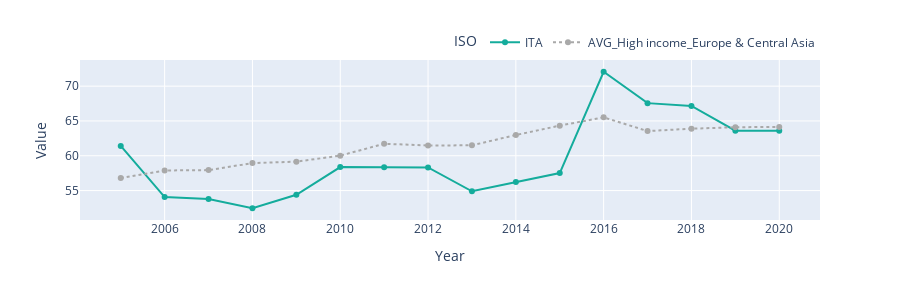

The code cell stored with this chart in its notebook:
### Code cell
ISO = 'ITA'

REF = 'AVG_' + "_".join(data[data.ISO == ISO][["IncomeLevel", 'Region']].drop_duplicates().values[0].tolist())

df = data[(data.ISO.isin([ISO, REF])) & (data.Aggregation == 'Index')]
df = df.round(2)
fig = px.line(df,
              x='Year',
              y='Value',
              color='ISO',
              line_dash='ISO',
              color_discrete_map={ISO: '#14ac9c', REF:'darkgrey'},
              height=300,
             hover_data={'ISO': False, 'Year': False})
fig.for_each_annotation(lambda a: a.update(text=a.text.split("=")[-1]))
fig.update_yaxes(visible=True, fixedrange=True)
fig.update_traces(mode='lines+markers')
fig.update_layout(legend=dict(
    orientation="h",
    yanchor="bottom",
    y=1.02,
    xanchor="right",
    x=1
))
fig.update_layout(hovermode="x unified")

### Figure 1 — Plotly figure (JSON) as saved in the notebook; plotly's stock layout.template omitted (floating-point values rounded to 4 significant figures)
{"data": [{"customdata": [["ITA", 2005], ["ITA", 2006], ["ITA", 2007], ["ITA", 2008], ["ITA", 2009], ["ITA", 2010], ["ITA", 2011], ["ITA", 2012], ["ITA", 2013], ["ITA", 2014], ["ITA", 2015], ["ITA", 2016], ["ITA", 2017], ["ITA", 2018], ["ITA", 2019], ["ITA", 2020]], "hovertemplate": "Value=%{y}<extra></extra>", "legendgroup": "ITA", "line": {"color": "#14ac9c", "dash": "solid"}, "mode": "lines+markers", "name": "ITA", "orientation": "v", "showlegend": true, "type": "scatter", "x": [2005, 2006, 2007, 2008, 2009, 2010, 2011, 2012, 2013, 2014, 2015, 2016, 2017, 2018, 2019, 2020], "xaxis": "x", "y": [61.42, 54.06, 53.79, 52.46, 54.39, 58.38, 58.36, 58.32, 54.9, 56.23, 57.51, 72.07, 67.56, 67.15, 63.61, 63.61], "yaxis": "y"}, {"customdata": [["AVG_High income_Europe & Central Asia", 2005], ["AVG_High income_Europe & Central Asia", 2006], ["AVG_High income_Europe & Central Asia", 2007], ["AVG_High income_Europe & Central Asia", 2008], ["AVG_High income_Europe & Central Asia", 2009], ["AVG_High income_Europe & Central Asia", 2010], ["AVG_High income_Europe & Central Asia", 2011], ["AVG_High income_Europe & Central Asia", 2012], ["AVG_High income_Europe & Central Asia", 2013], ["AVG_High income_Europe & Central Asia", 2014], ["AVG_High income_Europe & Central Asia", 2015], ["AVG_High income_Europe & Central Asia", 2016], ["AVG_High income_Europe & Central Asia", 2017], ["AVG_High income_Europe & Central Asia", 2018], ["AVG_High income_Europe & Central Asia", 2019], ["AVG_High income_Europe & Central Asia", 2020]], "hovertemplate": "Value=%{y}<extra></extra>", "legendgroup": "AVG_High income_Europe & Central Asia", "line": {"color": "darkgrey", "dash": "dot"}, "mode": "lines+markers", "name": "AVG_High income_Europe & Central Asia", "orientation": "v", "showlegend": true, "type": "scatter", "x": [2005, 2006, 2007, 2008, 2009, 2010, 2011, 2012, 2013, 2014, 2015, 2016, 2017, 2018, 2019, 2020], "xaxis": "x", "y": [56.79, 57.89, 57.94, 58.95, 59.15, 60.02, 61.72, 61.48, 61.5, 62.98, 64.33, 65.52, 63.55, 63.89, 64.1, 64.15], "yaxis": "y"}], "layout": {"height": 300, "hovermode": "x unified", "legend": {"orientation": "h", "title": {"text": "ISO"}, "tracegroupgap": 0, "x": 1, "xanchor": "right", "y": 1.02, "yanchor": "bottom"}, "margin": {"t": 60}, "xaxis": {"anchor": "y", "domain": [0, 1], "title": {"text": "Year"}}, "yaxis": {"anchor": "x", "domain": [0, 1], "fixedrange": true, "title": {"text": "Value"}, "visible": true}}}
